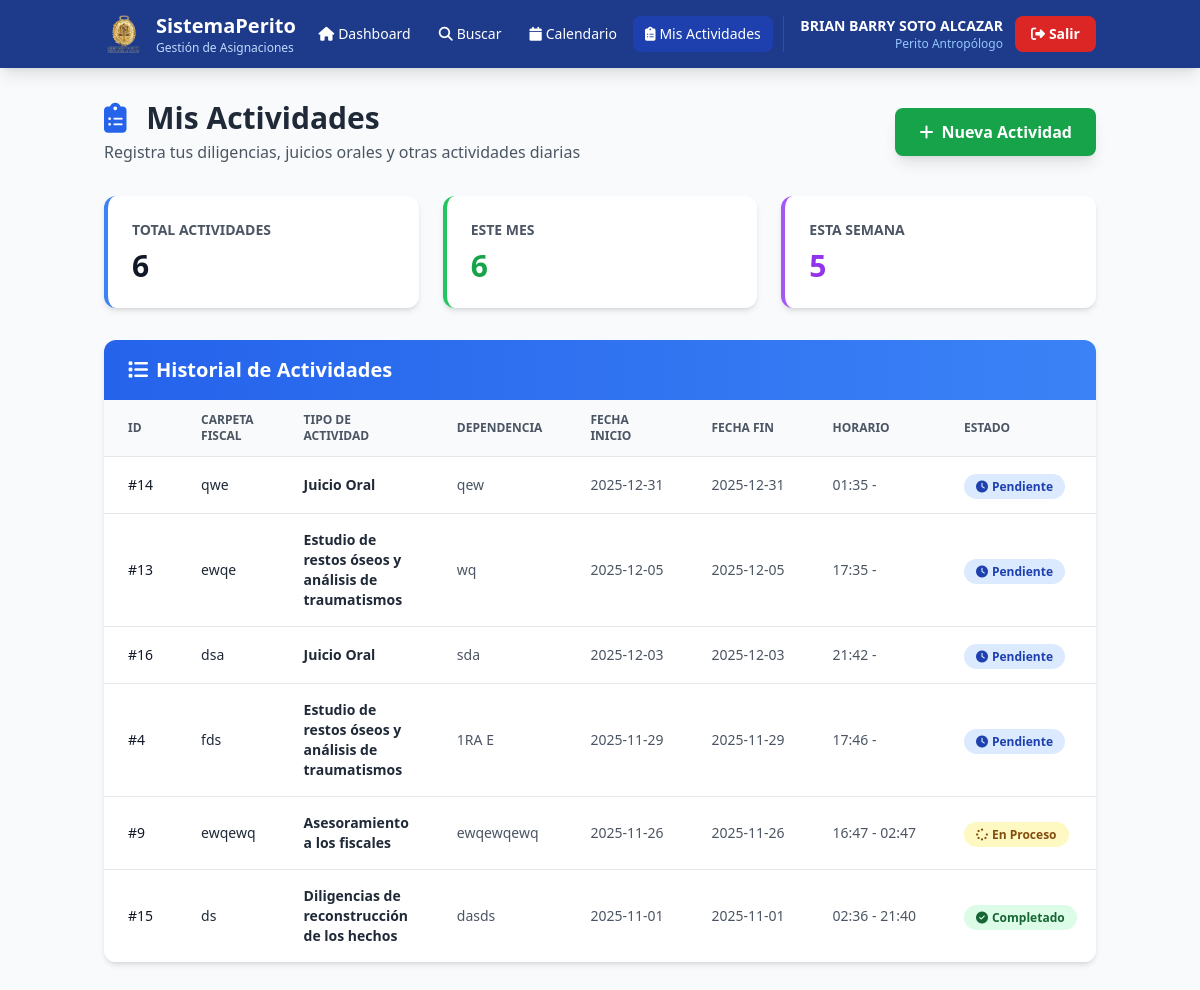
The app's page /mis-actividades (signed in) with its own data.
### tables this page shows
CREATE TABLE peritos (
            id INTEGER PRIMARY KEY AUTOINCREMENT,
            nombre_completo TEXT NOT NULL,
            tipo TEXT NOT NULL,
            estado TEXT DEFAULT 'Activo',
            fecha_creacion TIMESTAMP DEFAULT CURRENT_TIMESTAMP
        );

CREATE TABLE actividades_peritos (
            id INTEGER PRIMARY KEY AUTOINCREMENT,
            perito_id INTEGER NOT NULL,
            tipo_perito TEXT NOT NULL,
            dependencia TEXT,
            carpeta_fiscal TEXT,
            denominacion TEXT,
            tipo_actividad TEXT NOT NULL,
            apoyo_tecnico TEXT,
            observaciones TEXT,
            fecha_inicio DATE NOT NULL,
            fecha_fin DATE NOT NULL,
            hora_inicio TIME,
            hora_fin TIME,
            archivos_adjuntos TEXT,
            fecha_registro TIMESTAMP DEFAULT CURRENT_TIMESTAMP, estado TEXT DEFAULT 'Pendiente',
            FOREIGN KEY (perito_id) REFERENCES peritos(id)
        );

### app.py (the view)
@app.route('/mis-actividades')
@login_required
def mis_actividades():
    if session.get('rol') != 'perito':
        return redirect(url_for('index'))
    perito_id = session.get('perito_id')
    conn = sqlite3.connect('database.db')
    conn.row_factory = sqlite3.Row
    cursor = conn.cursor()
    cursor.execute('SELECT nombre_completo, tipo FROM peritos WHERE id = ?', (perito_id,))
    perito = cursor.fetchone()
    cursor.execute('''
        SELECT * FROM actividades_peritos
        WHERE perito_id = ?
        ORDER BY fecha_inicio DESC
    ''', (perito_id,))
    actividades = []
    from datetime import datetime, date
    hoy = date.today()
    for row in cursor.fetchall():
        fecha_inicio = datetime.strptime(row['fecha_inicio'], '%Y-%m-%d').date()
        fecha_fin = datetime.strptime(row['fecha_fin'], '%Y-%m-%d').date()
        if hoy < fecha_inicio:
            estado_auto = 'Pendiente'
        elif fecha_inicio <= hoy <= fecha_fin:
            estado_auto = 'En Proceso'
        else:  # hoy > fecha_fin
            estado_auto = 'Completado'
        actividades.append({
            'id': row['id'],
            'dependencia': row['dependencia'],
            'carpeta_fiscal': row['carpeta_fiscal'],
            'denominacion': row['denominacion'],
            'tipo_actividad': row['tipo_actividad'],
            'apoyo_tecnico': row['apoyo_tecnico'],
            'observaciones': row['observaciones'],
            'fecha_inicio': row['fecha_inicio'],
            'fecha_fin': row['fecha_fin'],
            'hora_inicio': row['hora_inicio'],
            'hora_fin': row['hora_fin'],
            'fecha_registro': row['fecha_registro'],
            'estado': estado_auto  # Estado calculado automáticamente
        })
    conn.close()
    return render_template('core/mis_actividades.html',
                          perito_nombre=perito['nombre_completo'],
                          tipo_perito=perito['tipo'],
                          actividades=actividades)

### app.py (called while the page is built)
def login_required(f):
    @wraps(f)
    def decorated_function(*args, **kwargs):
        if 'usuario_id' not in session:
            return redirect(url_for('login'))
        return f(*args, **kwargs)
    return decorated_function

### templates/core/mis_actividades.html (shortened to what this page needs)
<!DOCTYPE html>
<html lang="es">
<head>
    <script src="https://cdn.tailwindcss.com"></script>
    <link rel="stylesheet" href="https://cdnjs.cloudflare.com/ajax/libs/font-awesome/6.4.0/css/all.min.css">
</head>
<body class="bg-gray-50">
    <nav class="bg-blue-900 text-white shadow-lg">
        <div class="container mx-auto px-4">
            <div class="flex justify-between items-center py-3">
                <div class="flex items-center space-x-3">
                    <img src="{{ url_for('static', filename='imagenes/logompo.png') }}" alt="Logo" class="w-10 h-10 object-contain">
                    <div class="hidden md:block">
                        <h1 class="text-xl font-bold">SistemaPerito</h1>
                        <p class="text-xs text-blue-200">Gestión de Asignaciones</p>
                    </div>
                </div>
                <div class="flex items-center space-x-1">
                    <a href="/" class="px-3 py-2 rounded-lg hover:bg-blue-800 transition text-sm">
                        <i class="fas fa-home mr-1"></i>Dashboard
                    </a>
                    <a href="/buscar" class="px-3 py-2 rounded-lg hover:bg-blue-800 transition text-sm">
                        <i class="fas fa-search mr-1"></i>Buscar
                    </a>
                    <a href="/calendario" class="px-3 py-2 rounded-lg hover:bg-blue-800 transition text-sm">
                        <i class="fas fa-calendar mr-1"></i>Calendario
                    </a>
                    <a href="/mis-actividades" class="px-3 py-2 bg-blue-800 rounded-lg hover:bg-blue-700 transition text-sm">
                        <i class="fas fa-clipboard-list mr-1"></i>Mis Actividades
                    </a>
                </div>
                <div class="flex items-center space-x-3 border-l border-blue-700 pl-4">
                    <div class="text-right hidden md:block">
                        <p class="text-sm font-semibold">{{ perito_nombre }}</p>
                        <p class="text-xs text-blue-300">Perito {{ tipo_perito }}</p>
                    </div>
                    <a href="/logout" class="px-4 py-2 bg-red-600 rounded-lg hover:bg-red-700 transition text-sm font-semibold">
                        <i class="fas fa-sign-out-alt mr-1"></i>Salir
                    </a>
                </div>
            </div>
        </div>
    </nav>
    <div class="container mx-auto px-4 py-8">
        <div class="flex justify-between items-center mb-8">
            <div>
                <h2 class="text-3xl font-bold text-gray-800">
                    <i class="fas fa-clipboard-list text-blue-600 mr-3"></i>
                    Mis Actividades
                </h2>
                <p class="text-gray-600 mt-1">Registra tus diligencias, juicios orales y otras actividades diarias</p>
            </div>
            <button onclick="mostrarModalNueva()"
                    class="px-6 py-3 bg-green-600 text-white font-semibold rounded-lg hover:bg-green-700 transition shadow-lg">
                <i class="fas fa-plus mr-2"></i>Nueva Actividad
            </button>
        </div>
        <div class="grid grid-cols-1 md:grid-cols-3 gap-6 mb-8">
            <div class="bg-white rounded-xl shadow-md p-6 border-l-4 border-blue-500">
                <p class="text-sm font-semibold text-gray-600 uppercase">Total Actividades</p>
                <p class="text-3xl font-bold text-gray-900 mt-2">{{ actividades|length }}</p>
            </div>
            <div class="bg-white rounded-xl shadow-md p-6 border-l-4 border-green-500">
                <p class="text-sm font-semibold text-gray-600 uppercase">Este Mes</p>
                <p class="text-3xl font-bold text-green-600 mt-2" id="actividadesMes">0</p>
            </div>
            <div class="bg-white rounded-xl shadow-md p-6 border-l-4 border-purple-500">
                <p class="text-sm font-semibold text-gray-600 uppercase">Esta Semana</p>
                <p class="text-3xl font-bold text-purple-600 mt-2" id="actividadesSemana">0</p>
            </div>
        </div>
        <div class="bg-white rounded-xl shadow-md overflow-hidden">
            <div class="px-6 py-4 bg-gradient-to-r from-blue-600 to-blue-500">
                <h3 class="text-xl font-bold text-white">
                    <i class="fas fa-list mr-2"></i>Historial de Actividades
                </h3>
            </div>
            <div class="overflow-x-auto">
                <table class="min-w-full divide-y divide-gray-200">
                    <thead class="bg-gray-50">
                        <tr>
                            <th class="px-6 py-3 text-left text-xs font-semibold text-gray-600 uppercase">ID</th>
                            <th class="px-6 py-3 text-left text-xs font-semibold text-gray-600 uppercase">Carpeta Fiscal</th>
                            <th class="px-6 py-3 text-left text-xs font-semibold text-gray-600 uppercase">Tipo de Actividad</th>
                            <th class="px-6 py-3 text-left text-xs font-semibold text-gray-600 uppercase">Dependencia</th>
                            <th class="px-6 py-3 text-left text-xs font-semibold text-gray-600 uppercase">Fecha Inicio</th>
                            <th class="px-6 py-3 text-left text-xs font-semibold text-gray-600 uppercase">Fecha Fin</th>
                            <th class="px-6 py-3 text-left text-xs font-semibold text-gray-600 uppercase">Horario</th>
                            <th class="px-6 py-3 text-left text-xs font-semibold text-gray-600 uppercase">Estado</th>
                        </tr>
                    </thead>
                    <tbody class="bg-white divide-y divide-gray-200" id="tablaActividades">
                        {% for actividad in actividades %}
                        <tr class="hover:bg-gray-50">
                            <td class="px-6 py-4 whitespace-nowrap text-sm font-medium text-gray-900">#{{ actividad.id }}</td>
                            <td class="px-6 py-4 whitespace-nowrap text-sm text-gray-800">{{ actividad.carpeta_fiscal or '-' }}</td>
                            <td class="px-6 py-4 text-sm text-gray-800 font-semibold">{{ actividad.tipo_actividad }}</td>
                            <td class="px-6 py-4 text-sm text-gray-600">{{ actividad.dependencia or '-' }}</td>
                            <td class="px-6 py-4 whitespace-nowrap text-sm text-gray-600">{{ actividad.fecha_inicio }}</td>
                            <td class="px-6 py-4 whitespace-nowrap text-sm text-gray-600">{{ actividad.fecha_fin }}</td>
                            <td class="px-6 py-4 whitespace-nowrap text-sm text-gray-600">
                                {% if actividad.hora_inicio %}
                                {{ actividad.hora_inicio }} - {{ actividad.hora_fin }}
                                {% else %}
                                Todo el día
                                {% endif %}
                            </td>
                            <td class="px-6 py-4 whitespace-nowrap">
                                {% if actividad.estado == 'Completado' %}
                                <span class="px-3 py-1 rounded-full text-xs font-semibold bg-green-100 text-green-800">
                                    <i class="fas fa-check-circle mr-1"></i>Completado
                                </span>
                                {% elif actividad.estado == 'En Proceso' %}
                                <span class="px-3 py-1 rounded-full text-xs font-semibold bg-yellow-100 text-yellow-800">
                                    <i class="fas fa-spinner mr-1"></i>En Proceso
                                </span>
                                {% else %}
                                <span class="px-3 py-1 rounded-full text-xs font-semibold bg-blue-100 text-blue-800">
                                    <i class="fas fa-clock mr-1"></i>Pendiente
                                </span>
                                {% endif %}
                            </td>
                        </tr>
                        {% endfor %}
                    </tbody>
                </table>
            </div>
        </div>
    </div>
</body>
</html>

### records on screen
peritos: nombre_completo "BRIAN BARRY SOTO ALCAZAR", tipo "Antropólogo"
actividades_peritos: id "14", carpeta_fiscal "qwe", tipo_actividad "Juicio Oral", dependencia "qew", fecha_inicio "2025-12-31", fecha_fin "2025-12-31", hora_inicio "01:35", estado "Pendiente" (drawn)
actividades_peritos: id "13", carpeta_fiscal "ewqe", tipo_actividad "Estudio de restos óseos y análisis de traumatismos", dependencia "wq", fecha_inicio "2025-12-05", fecha_fin "2025-12-05", hora_inicio "17:35", estado "Pendiente" (drawn)
actividades_peritos: id "16", carpeta_fiscal "dsa", tipo_actividad "Juicio Oral", dependencia "sda", fecha_inicio "2025-12-03", fecha_fin "2025-12-03", hora_inicio "21:42", estado "Pendiente" (drawn)
actividades_peritos: id "4", carpeta_fiscal "fds", tipo_actividad "Estudio de restos óseos y análisis de traumatismos", dependencia "1RA E", fecha_inicio "2025-11-29", fecha_fin "2025-11-29", hora_inicio "17:46", estado "Pendiente" (drawn)
actividades_peritos: id "9", carpeta_fiscal "ewqewq", tipo_actividad "Asesoramiento a los fiscales", dependencia "ewqewqewq", fecha_inicio "2025-11-26", fecha_fin "2025-11-26", hora_inicio "16:47", hora_fin "02:47", shows "En Proceso"
actividades_peritos: id "15", carpeta_fiscal "ds", tipo_actividad "Diligencias de reconstrucción de los hechos", dependencia "dasds", fecha_inicio "2025-11-01", fecha_fin "2025-11-01", hora_inicio "02:36", hora_fin "21:40", shows "Completado"

### other values on screen
{{ actividades|length }} "6"
